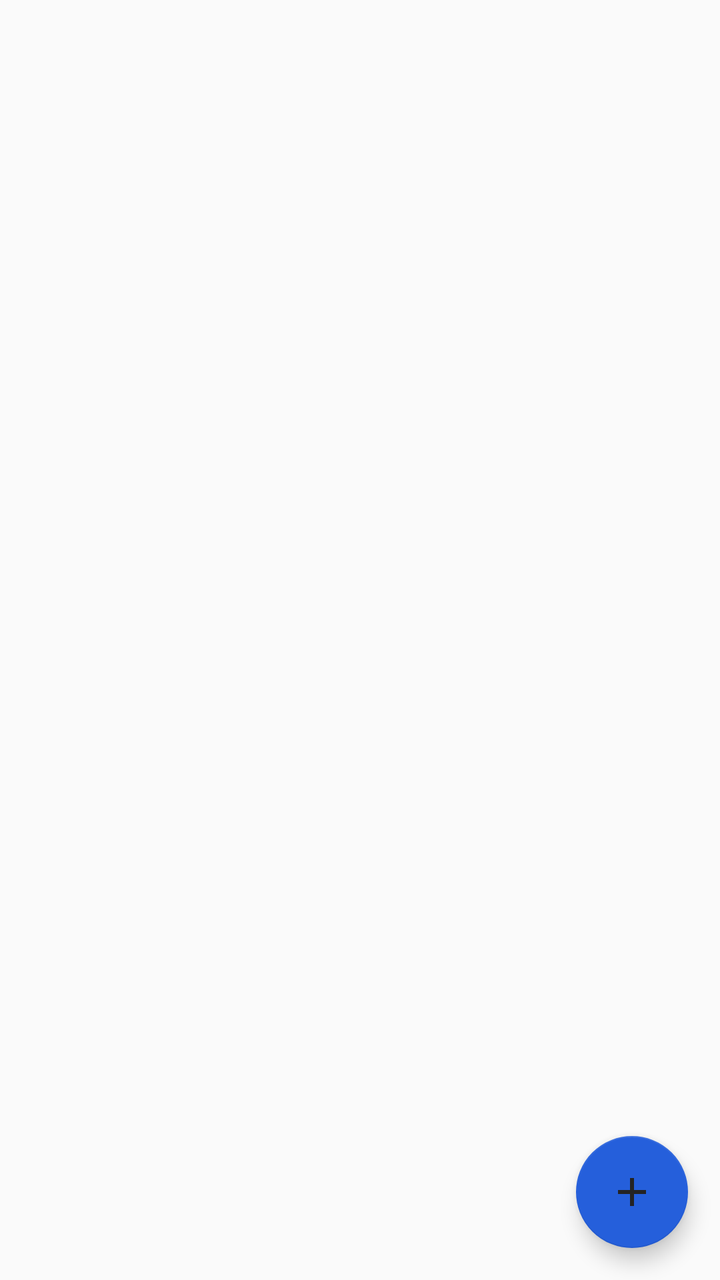
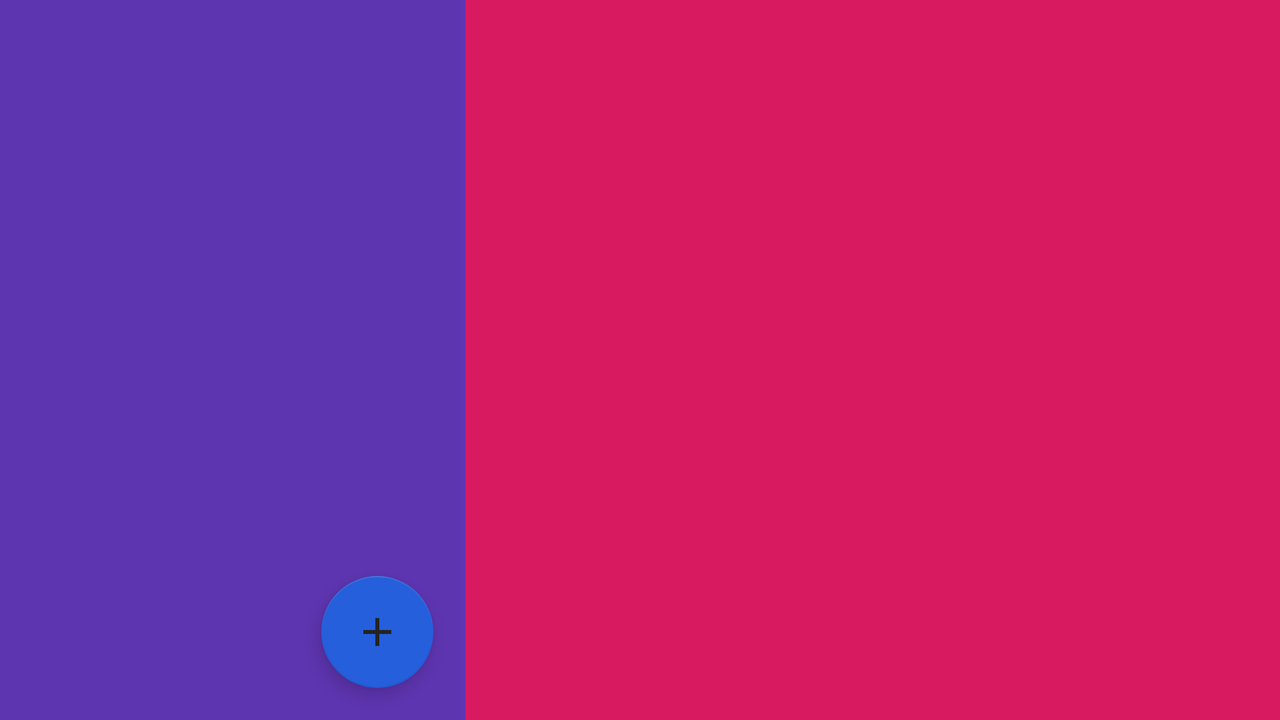

Compare how this app lays out the same screen by default and in its alternative resource folder. The renders come first, then the two layout files and the values they reference.
<!-- AndroidManifest.xml: application theme AppTheme -->
<!-- res/layout/fragment_master.xml -->
<?xml version="1.0" encoding="utf-8"?>
<androidx.constraintlayout.widget.ConstraintLayout xmlns:android="http://schemas.android.com/apk/res/android"
    xmlns:tools="http://schemas.android.com/tools"
    android:layout_width="match_parent"
    android:layout_height="match_parent"
    xmlns:app="http://schemas.android.com/apk/res-auto"
    tools:context=".propertylist.MasterFragment">

    <androidx.recyclerview.widget.RecyclerView
        android:id="@+id/property_recyclerView"
        android:layout_width="match_parent"
        android:layout_height="match_parent"
        />

    <com.google.android.material.floatingactionbutton.FloatingActionButton
        android:id="@+id/fab_new_property"
        android:layout_width="wrap_content"
        android:layout_height="wrap_content"
        android:clickable="true"
        android:focusable="true"
        android:layout_gravity="bottom|end"
        android:layout_margin="16dp"
        android:src="@drawable/ic_baseline_add_24"
        app:layout_constraintBottom_toBottomOf="parent"
        app:layout_constraintEnd_toEndOf="parent"
        />

</androidx.constraintlayout.widget.ConstraintLayout>
<!-- resources referenced by this layout -->
<resources>
  <!-- drawable ic_baseline_add_24 (drawable) -->
  <vector android:height="24dp" android:tint="@color/darkGrey"
      android:viewportHeight="24" android:viewportWidth="24"
      android:width="24dp" xmlns:android="http://schemas.android.com/apk/res/android">
      <path android:fillColor="@android:color/white" android:pathData="M19,13h-6v6h-2v-6H5v-2h6V5h2v6h6v2z"/>
  </vector>
  <style name="AppTheme" parent="Theme.AppCompat.Light.DarkActionBar">
          
          <item name="colorPrimary">@color/colorPrimary</item>
          <item name="colorPrimaryDark">@color/colorPrimaryDark</item>
          <item name="colorAccent">@color/colorAccent</item>
      </style>
  <color name="darkGrey">#242424</color>
  <color name="colorPrimary">#3F51B5</color>
  <color name="colorPrimaryDark">#303F9F</color>
  <color name="colorAccent">#255FDB</color>
</resources>
<!-- res/layout-land/fragment_master.xml (the repository's variant of the layout above) -->
<!-- drawn on the phone turned sideways -->
<?xml version="1.0" encoding="utf-8"?>
<androidx.constraintlayout.widget.ConstraintLayout xmlns:android="http://schemas.android.com/apk/res/android"
    xmlns:tools="http://schemas.android.com/tools"
    android:layout_width="match_parent"
    android:layout_height="match_parent"
    xmlns:app="http://schemas.android.com/apk/res-auto"
    android:background="#5E35B1"
    tools:context=".propertylist.MasterFragment">

    <androidx.recyclerview.widget.RecyclerView
        android:id="@+id/property_recyclerView"
        android:layout_width="0dp"
        android:layout_height="0dp"

        app:layout_constraintBottom_toBottomOf="parent"
        app:layout_constraintEnd_toStartOf="@id/detail_fragment_container"
        app:layout_constraintHorizontal_weight="4"
        app:layout_constraintStart_toStartOf="parent"
        app:layout_constraintTop_toTopOf="parent"
        />

    <com.google.android.material.floatingactionbutton.FloatingActionButton
        android:id="@+id/fab_new_property"
        android:layout_width="wrap_content"
        android:layout_height="wrap_content"
        android:layout_gravity="bottom|end"
        android:layout_margin="16dp"
        android:clickable="true"
        android:focusable="true"
        android:src="@drawable/ic_baseline_add_24"
        app:layout_constraintBottom_toBottomOf="parent"
        app:layout_constraintEnd_toEndOf="@+id/property_recyclerView" />















    <androidx.fragment.app.FragmentContainerView
        android:id="@+id/detail_fragment_container"
        android:layout_width="0dp"
        android:layout_height="0dp"
        app:layout_constraintBottom_toBottomOf="parent"
        app:layout_constraintEnd_toEndOf="parent"
        app:layout_constraintHorizontal_weight="7"
        app:layout_constraintStart_toEndOf="@id/property_recyclerView"
        app:layout_constraintTop_toTopOf="parent"
        tools:background="#D81B60"
        tools:layout="@layout/fragment_detail" />


</androidx.constraintlayout.widget.ConstraintLayout>
<!-- res/layout/fragment_detail.xml (included above) -->
<?xml version="1.0" encoding="utf-8"?>
<androidx.constraintlayout.widget.ConstraintLayout
    xmlns:android="http://schemas.android.com/apk/res/android"
    xmlns:tools="http://schemas.android.com/tools"
    xmlns:app="http://schemas.android.com/apk/res-auto"
    android:layout_width="match_parent"
    android:layout_height="match_parent"
    android:background="#D81B60"
    tools:context=".detail.DetailFragment">


    <TextView
        android:layout_width="0dp"
        android:layout_height="0dp"
        tools:gravity="center"
        tools:text="Detail fragment"
        tools:textColor="@color/white"
        tools:textSize="24sp"
        app:layout_constraintBottom_toBottomOf="parent"
        app:layout_constraintEnd_toEndOf="parent"
        app:layout_constraintStart_toStartOf="parent"
        app:layout_constraintTop_toTopOf="parent"/>

</androidx.constraintlayout.widget.ConstraintLayout>
<!-- resources referenced by the variant -->
<!-- as the phone turned sideways resolves them -->
<resources>
  <color name="white">#FFFF</color>
  <!-- drawable ic_baseline_add_24 (drawable) -->
  <vector android:height="24dp" android:tint="@color/darkGrey"
      android:viewportHeight="24" android:viewportWidth="24"
      android:width="24dp" xmlns:android="http://schemas.android.com/apk/res/android">
      <path android:fillColor="@android:color/white" android:pathData="M19,13h-6v6h-2v-6H5v-2h6V5h2v6h6v2z"/>
  </vector>
  <style name="AppTheme" parent="Theme.AppCompat.Light.DarkActionBar">
          
          <item name="colorPrimary">@color/colorPrimary</item>
          <item name="colorPrimaryDark">@color/colorPrimaryDark</item>
          <item name="colorAccent">@color/colorAccent</item>
      </style>
  <color name="darkGrey">#242424</color>
  <color name="colorPrimary">#3F51B5</color>
  <color name="colorPrimaryDark">#303F9F</color>
  <color name="colorAccent">#255FDB</color>
</resources>
